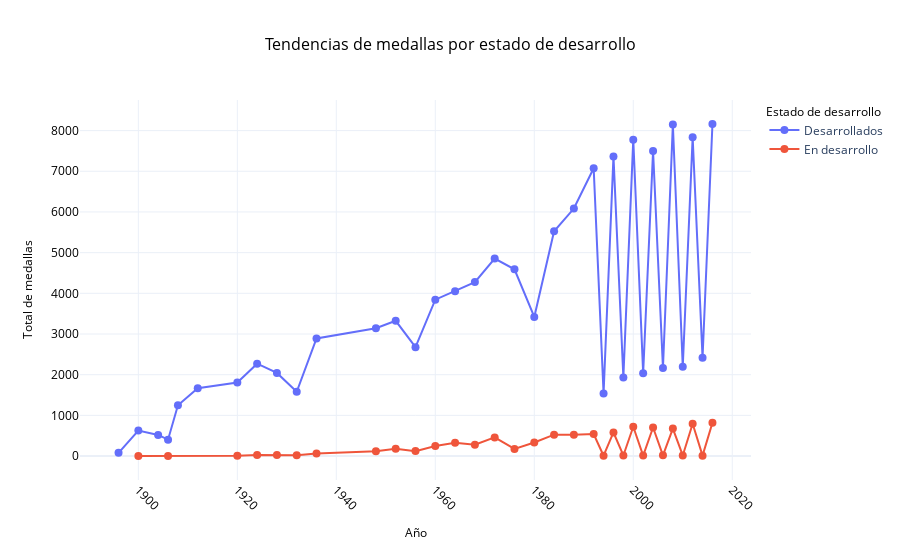

Notebook code cell kept with this figure:
### Code cell
import plotly.express as px

fig = px.line(
    developments_trends,
    x='Year',
    y='Total de medallas',
    color='Development Status',
    markers=True,
    title='Tendencias de medallas por estado de desarrollo',
    labels={'Year': 'Año', 'Total de medallas': 'Total de medallas', 'Development Status': 'Estado de desarrollo'},
    template='plotly_white'
)

fig.update_traces(marker=dict(size=8, symbol='circle'))

fig.update_layout(
    title=dict(font=dict(size=16, color='black'), x=0.5),
    xaxis=dict(title='Año', titlefont=dict(size=12, color='black'), tickangle=45, tickfont=dict(color='black')),
    yaxis=dict(title='Total de medallas', titlefont=dict(size=12, color='black'), tickfont=dict(color='black')),
    legend=dict(title=dict(font=dict(size=12, color='black'), text='Estado de desarrollo'))
)

fig.show()

### Figure 1 — Plotly figure (JSON) as saved in the notebook; plotly's stock layout.template omitted (floating-point values rounded to 4 significant figures)
{"data": [{"hovertemplate": "Estado de desarrollo=Desarrollados<br>Año=%{x}<br>Total de medallas=%{y}<extra></extra>", "legendgroup": "Desarrollados", "line": {"color": "#636efa", "dash": "solid"}, "marker": {"size": 8, "symbol": "circle"}, "mode": "lines+markers", "name": "Desarrollados", "orientation": "v", "showlegend": true, "type": "scatter", "x": [1896, 1900, 1904, 1906, 1908, 1912, 1920, 1924, 1928, 1932, 1936, 1948, 1952, 1956, 1960, 1964, 1968, 1972, 1976, 1980, 1984, 1988, 1992, 1994, 1996, 1998, 2000, 2002, 2004, 2006, 2008, 2010, 2012, 2014, 2016], "xaxis": "x", "y": [81, 628, 519, 403, 1248, 1670, 1809, 2271, 2043, 1580, 2890, 3144, 3325, 2676, 3844, 4054, 4277, 4854, 4592, 3419, 5524, 6084, 7074, 1541, 7366, 1933, 7777, 2037, 7498, 2164, 8149, 2195, 7835, 2415, 8162], "yaxis": "y"}, {"hovertemplate": "Estado de desarrollo=En desarrollo<br>Año=%{x}<br>Total de medallas=%{y}<extra></extra>", "legendgroup": "En desarrollo", "line": {"color": "#EF553B", "dash": "solid"}, "marker": {"size": 8, "symbol": "circle"}, "mode": "lines+markers", "name": "En desarrollo", "orientation": "v", "showlegend": true, "type": "scatter", "x": [1900, 1906, 1920, 1924, 1928, 1932, 1936, 1948, 1952, 1956, 1960, 1964, 1968, 1972, 1976, 1980, 1984, 1988, 1992, 1994, 1996, 1998, 2000, 2002, 2004, 2006, 2008, 2010, 2012, 2014, 2016], "xaxis": "x", "y": [2, 3, 10, 26, 28, 20, 65, 119, 180, 122, 247, 326, 278, 459, 177, 334, 527, 524, 540, 9, 580, 15, 721, 12, 703, 19, 675, 16, 794, 11, 820], "yaxis": "y"}], "layout": {"legend": {"title": {"font": {"color": "black", "size": 12}, "text": "Estado de desarrollo"}, "tracegroupgap": 0}, "title": {"font": {"color": "black", "size": 16}, "text": "Tendencias de medallas por estado de desarrollo", "x": 0.5}, "xaxis": {"anchor": "y", "domain": [0, 1], "tickangle": 45, "tickfont": {"color": "black"}, "title": {"font": {"color": "black", "size": 12}, "text": "Año"}}, "yaxis": {"anchor": "x", "domain": [0, 1], "tickfont": {"color": "black"}, "title": {"font": {"color": "black", "size": 12}, "text": "Total de medallas"}}}}
